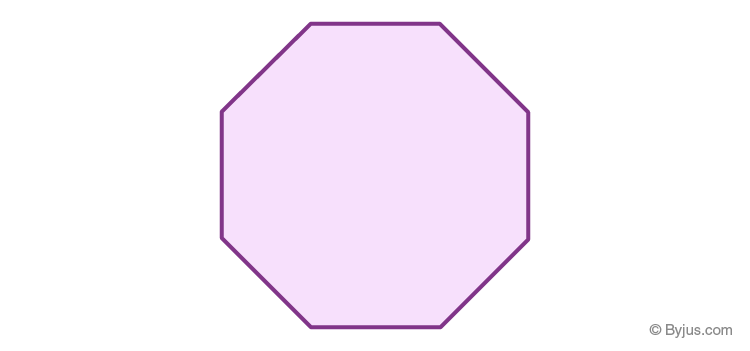
#> input picture pic/2D-Shapes-06.png, 750 x 351 px, found by its file name
$ python contours.py
#> lines starting #> are read from the running program, lines starting #| are printed output that depends on the picture; after the words box and inside, x2 and y2 are one past the last pixel; in counts of white or black regions, pixels touching at a corner belong together
import cv2

image = cv2.imread(r"D:\open CV\pic\2D-Shapes-06.png")
#> image is the input picture: shape (351, 750, 3); mean B, G, R 252.2, 242.8, 250.6

gray = cv2.cvtColor(image, cv2.COLOR_BGR2GRAY)

_ , frame = cv2.threshold(gray, 100, 250  ,cv2.THRESH_BINARY)
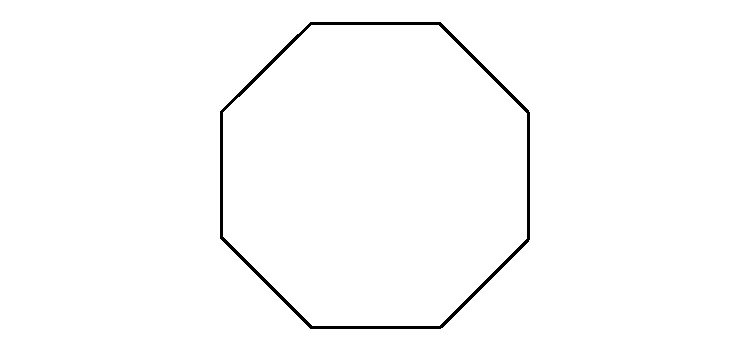
#> frame: shape (351, 750); values 0 (black) and 250 (white), 98.8% white; 1 black region

# find countours
# learn the syntaxes too

contours , hierarchy = cv2.findContours(frame,cv2.RETR_TREE, cv2.CHAIN_APPROX_SIMPLE)
#> contours = 3 contours; box (x1, y1, x2, y2) and area: (0, 0, 750, 351) 262150, (219, 21, 531, 330) 79572, (223, 25, 527, 326) 75426

cv2.drawContours(image, contours, -1, (0,255,0), 3)
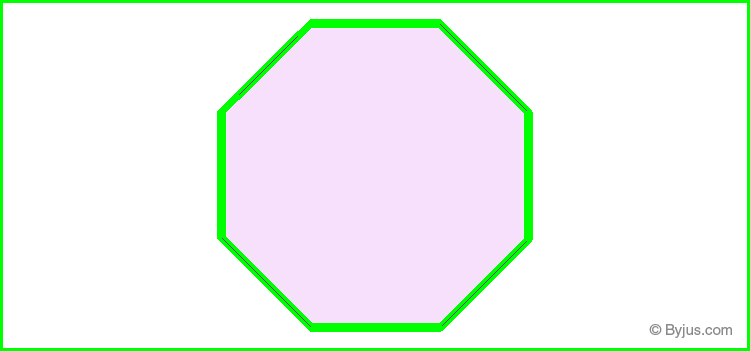
#> image: shape (351, 750, 3); 5.59% of pixels changed, all inside (x1, y1, x2, y2) = (0, 0, 750, 351)


cv2.imshow("contours", image)

cv2.waitKey(0)
cv2.destroyAllWindows()


# here we take a note about how to do contour analysis
'''
first we will read the image
then we will convert the image using cv2.cvtcolor
and then we will make the image in binary form that is also known as black nd white
and then we will call the cv2.findcontours and then pass the values in the syntax , here we pass the binary image
and then we use cv2.drawcontours to draw the countour on thee image and here we use the original image
and then we call cv2.imshow and then waitkey and then destroy all window
that's it.........

'''

$ run again, with pic/image.png copied over pic/2D-Shapes-06.png
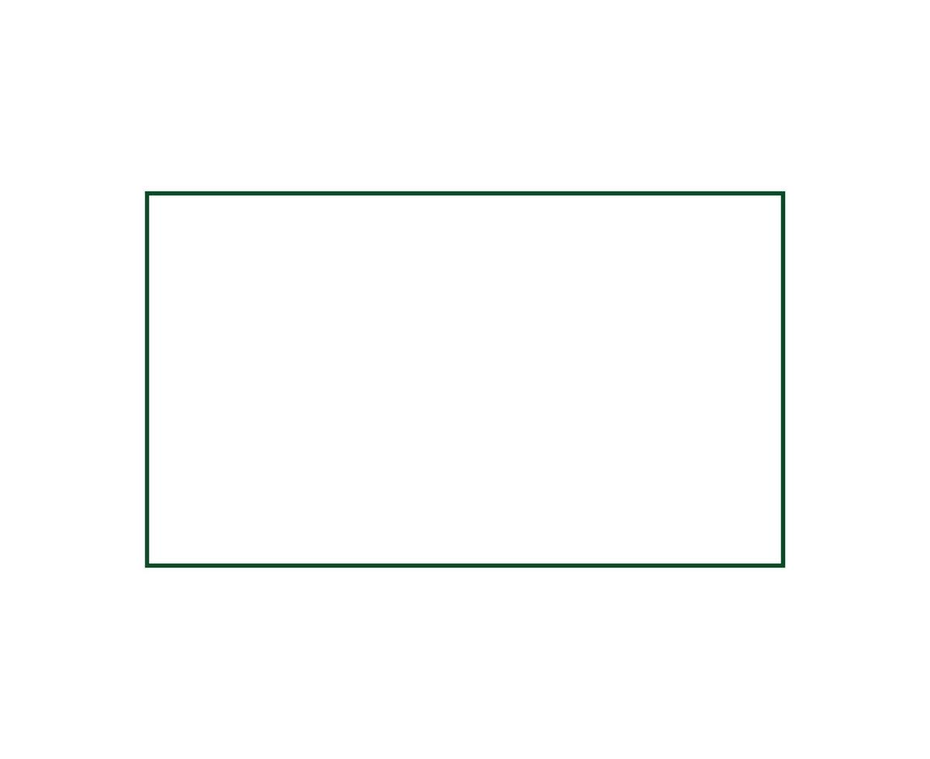
#> input picture pic/image.png, 930 x 759 px, shrunk from 1200 x 980 before the run, found by its file name
#> image is the input picture: shape (759, 930, 3); mean B, G, R 252.3, 252.7, 252
#> `_ , frame = cv2.threshold(gray, 100, 250  ,cv2.THRESH_BINARY)`:
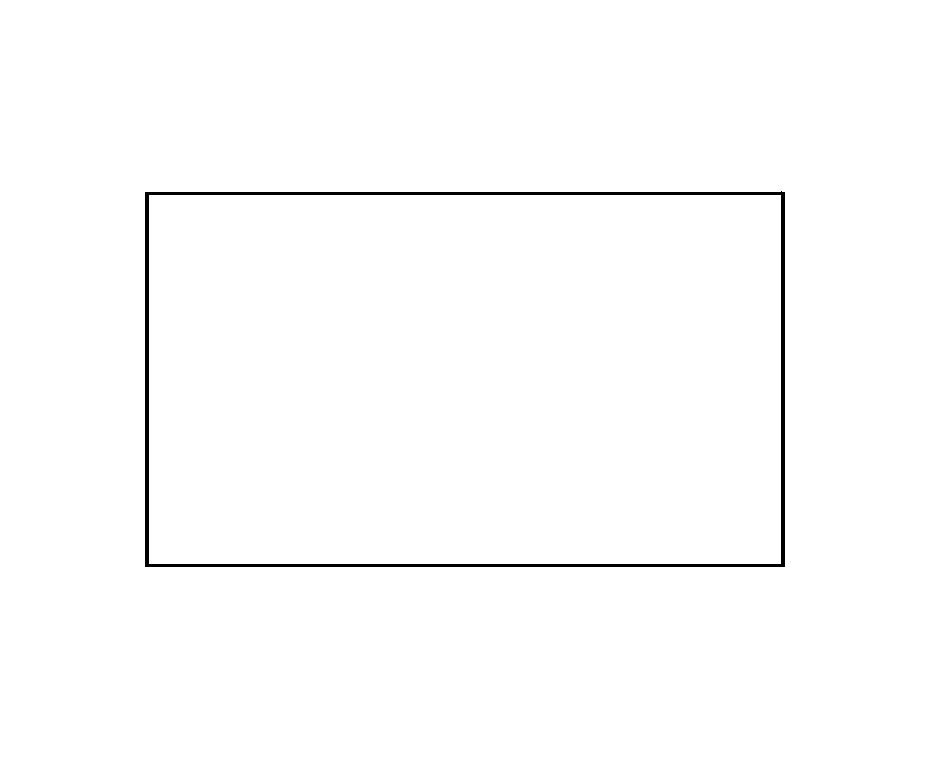
#> frame: shape (759, 930); values 0 (black) and 250 (white), 99% white; 1 black region
#> contours = 3 contours; box (x1, y1, x2, y2) and area: (0, 0, 930, 759) 704182, (144, 190, 786, 568) 241015, (149, 195, 781, 564) 232208
#> `cv2.drawContours(image, contours, -1, (0,255,0), 3)`:
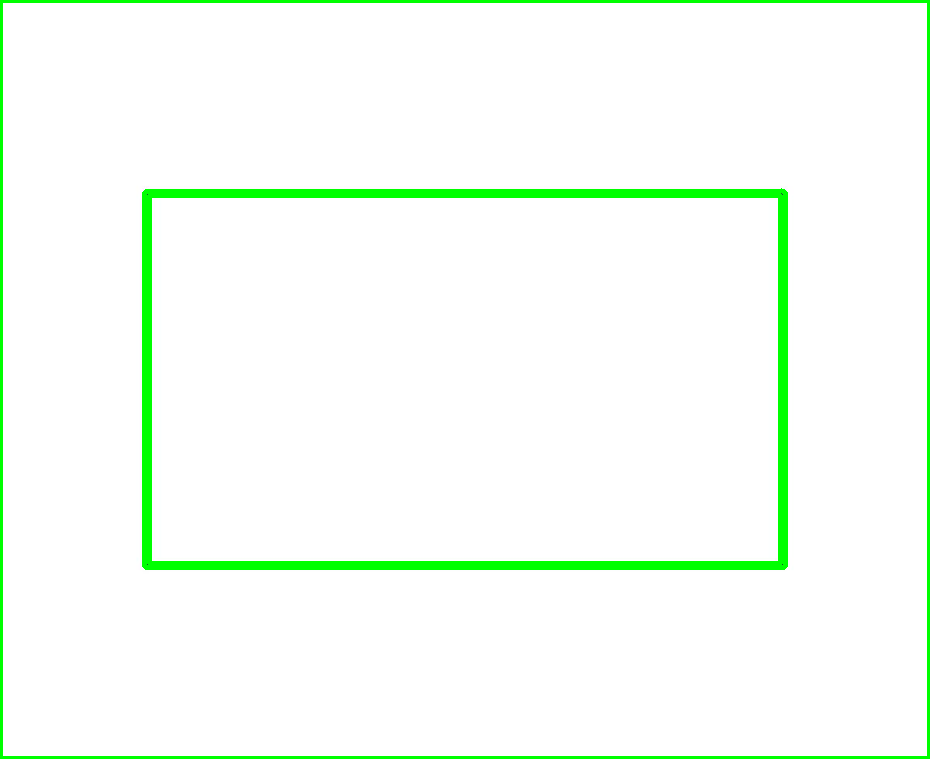
#> image: shape (759, 930, 3); 4.1% of pixels changed, all inside (x1, y1, x2, y2) = (0, 0, 930, 759)
